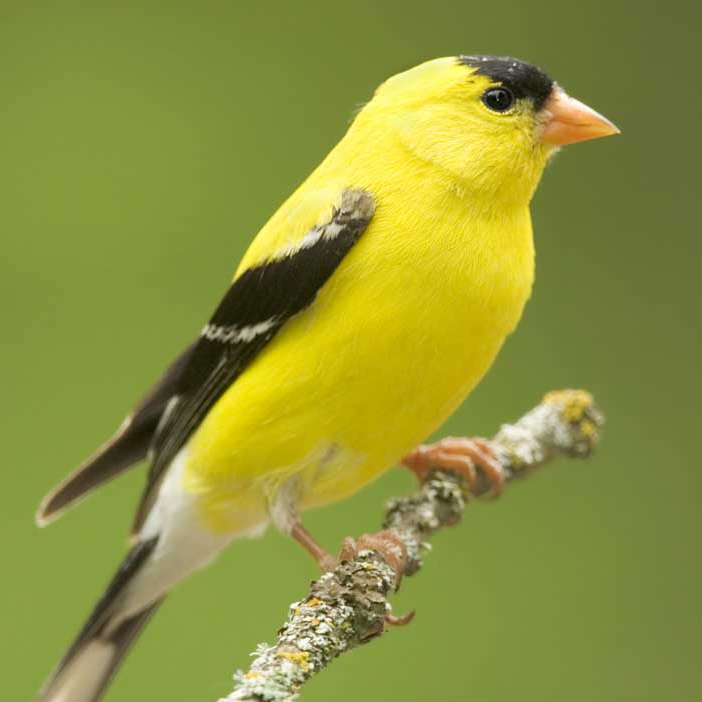
#> input picture image_data/image_GoldFinch.png, 702 x 702 px; the run also reads 1 picture not shown here
$ jupyter execute --allow-errors guide_image_basics_git.ipynb   (older library calls are emulated)
#> lines starting #> are read from the running program, lines starting #| are printed output that depends on the picture; long printed decimals are rounded
This guide was compiled by [Ashkan Abbasi](https://github.com/ashkan-abbasi66).

# A guide to some basic image processing operations in python
<br>
Reading and displaying an image is among the most frequntly used operations. However, since there are various ways for doing them in Python, sometimes it is confusing!. In this guide, I will show you the most common ways. I am sure that this will save your time!. Also, there are other tips that might be useful.
- matplotlib (Read and Display an image)
- PIL (Read and Display an image; Save noisy image;resize;color space)
- CV2 (Read and Display an image)

TOC:<br>
-  [matplotlib](#matplotlib)<br>
-  [CV2](#cv2)<br>
-  [PIL](#pil)<br>

See also, [here](https://www.geeksforgeeks.org/reading-images-in-python/?ref=lbp).

Side Note:
- cv2 is a very relible and stable library. If you want to preserve the actual values of a matrix, use numpy's save and load modules. Otherwise, you need to scale your data if they are not suitable for displaying as an image within the range of [0, 1] or [0, 255]

# matplotlib<a name="matplotlib"></a>
Matplotlib is a plotting library for the Python programming language and its numerical mathematics extension (NumPy).<br> For more information, [here](https://matplotlib.org/users/image_tutorial.html) is a great tutorial.

## Read an image and display it<a name='matplotlib-imread'></a>

Matplotlib plotting can handle float32 and uint8, but image reading/writing for any format other than PNG is limited to uint8 data.<br>
Let's read a PNG image. Notice to the data type and range.

[cell 1]
import matplotlib.pyplot as plt
import matplotlib.image as img


def image_info(I):

    print(type(I))
    print(I.dtype)
    print(I.shape)
    print(I.min(), I.max())

    print('Minimum and Maximum intensity values for each channel:')

    if I.ndim == 2:
        print(I.min(), ", ", I.max())
    elif I.ndim == 3:
        for ch in range(I.shape[2]):
            print(I[:,:,ch].min(), ", ", I[:,:,ch].max())
    else:
        raise Exception("Only 2D and 3D images are supported.")


Ipng = plt.imread('./image_data/image_GoldFinch.png')
#> Ipng is the input picture: shape (702, 702, 3) float32; mean R, G, B 0.554, 0.578, 0.236
image_info(Ipng)
#| <class 'numpy.ndarray'>
#| float32
#| (702, 702, 3)
#| 0.0 1.0
#> the loop in image_info, `for ch in range(I.shape[2]):` made 3 passes
#| 0.0 ,  1.0
#| 0.007843 ,  1.0
#| 0.0 ,  0.9843

[cell 2]
plt.imshow(Ipng)
plt.axis('off')
plt.show()

Now, let's read an image which is not saved in PNG format. Notice to the data type and range.

[cell 3]
Itif = plt.imread('image_data/image_GoldFinch.tif')
image_info(Itif)
#| <class 'numpy.ndarray'>
#| uint8
#| (702, 702, 3)
#| 0 255
#> the loop in image_info (call 2), `for ch in range(I.shape[2]):` made 3 passes
#| 0 ,  255
#| 2 ,  255
#| 0 ,  251

[cell 4]
plt.imshow(Itif)
plt.axis('off')
plt.show()

The above example shows that `matplotlib` reads a `PNG` file into a numpy array of `float32` ([0.0, 1.0]). But it reads a `TIF` file into a numpy array of `uint8` ([0, 255]).

## Save an image<a name='matplotlib-imsave'></a>

[cell 5]
plt.imsave("image_data/Ipng.png", Ipng)

Ipng_file = plt.imread('image_data/Ipng.png')
image_info(Ipng_file)
#| <class 'numpy.ndarray'>
#| float32
#| (702, 702, 4)
#| 0.0 1.0

[cell 6]
plt.imsave("image_data/Itif_saved_as_png.png", Itif)  # because "plt.imsave" cannot save as tif image

Itif_png = plt.imread('image_data/Itif_saved_as_png.png')

print("* Compare Itif and its saved version as a PNG file:")
print("Original image:")
image_info(Itif)
#| <class 'numpy.ndarray'>
#| uint8
#| (702, 702, 3)
#| 0 255
print("-----------------------------------------------")
print("Image which is read from a PNG file:")
image_info(Itif_png)
#| <class 'numpy.ndarray'>
#| float32
#| (702, 702, 4)
#| 0.0 1.0

## Make a grayscale image<a name='matplotlib-gray'></a>

[cell 7]
import numpy as np

def rgb2gray(rgb):

    r, g, b = rgb[:,:,0], rgb[:,:,1], rgb[:,:,2]
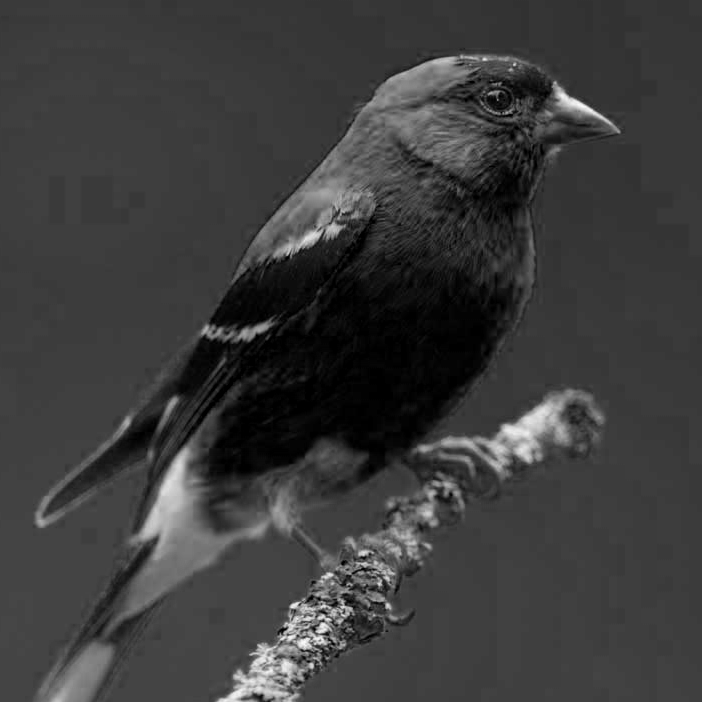
#> b: shape (702, 702) float32; min 0, max 0.984, mean 0.236
    gray = 0.2989 * r + 0.5870 * g + 0.1140 * b

    return gray

[cell 8]
plt.imsave("image_data/Ipng_gray.png", rgb2gray(Ipng))
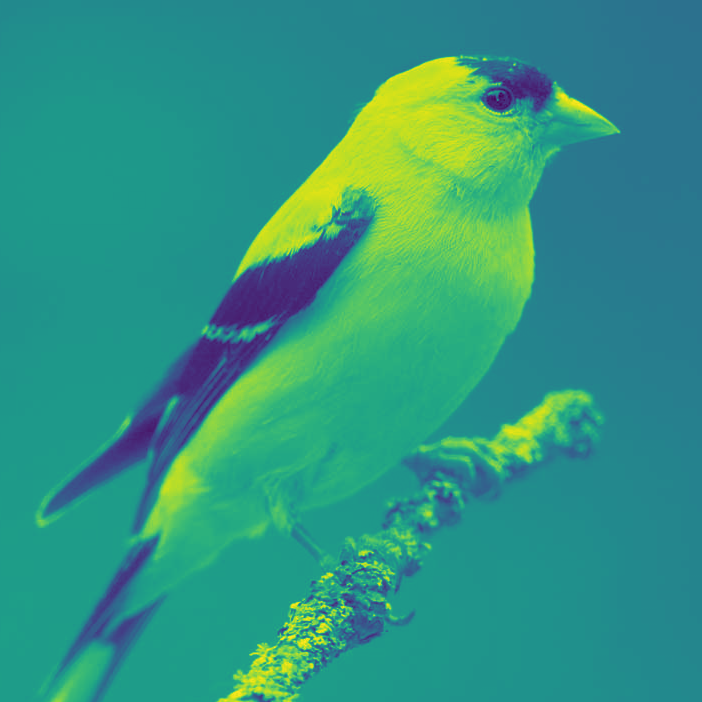
#> saved as Ipng_gray.png: shape (702, 702, 3); mean R, G, B 48.6, 149.4, 129.5

Ipng_gray = plt.imread('image_data/Ipng_gray.png')
image_info(Ipng_gray)
#| <class 'numpy.ndarray'>
#| float32
#| (702, 702, 4)
#| 0.003922 1.0

[cell 9]
plt.imsave("image_data/Ipng_gray_2.png", Ipng_gray[:, :, 0])
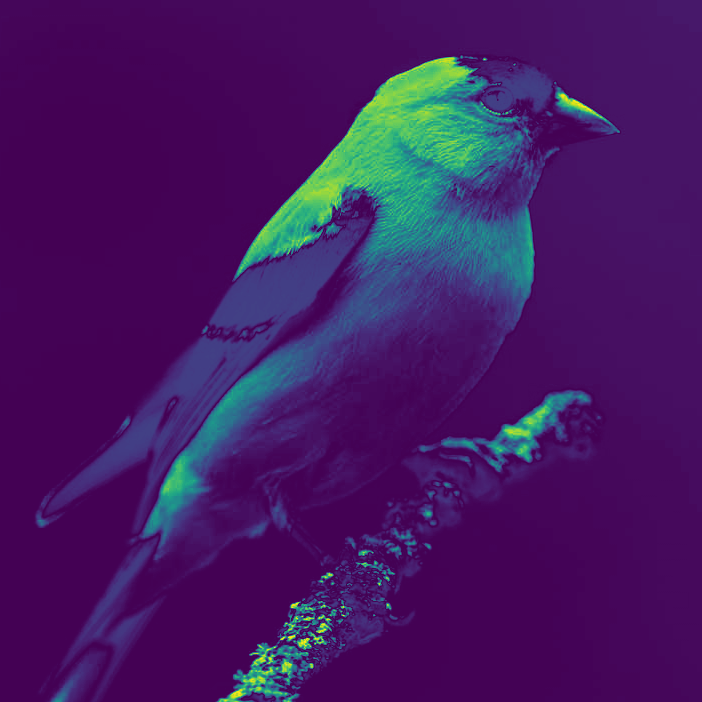
#> saved as Ipng_gray_2.png: shape (702, 702, 3); mean R, G, B 67.9, 25.9, 97.6

Ipng_gray_2 = plt.imread('image_data/Ipng_gray_2.png')
image_info(Ipng_gray_2)
#| <class 'numpy.ndarray'>
#| float32
#| (702, 702, 4)
#| 0.003922 1.0

#> (a cell that did not finish here is left out)

Note: Remember that `plt.imsave` only supports saving in {`png`, `ps`, `pdf`, `svg`} formats, and when it saves as `png`, the range is [0.0, 1.0].

## Padding<a name='matplotlib-padding'></a>

[cell 11]
import numpy as np

left = 10
right = 150
top = 50
bottom = 150

Ip_minimum = np.pad(Ipng, [(top, bottom), (left, right), (0,0)], 'minimum')

Ip_maximum = np.pad(Ipng, [(top, bottom), (left, right), (0,0)], 'maximum')

Ip_const = np.pad(Ipng, [(top, bottom), (left, right), (0,0)], 'constant', constant_values=((0, 0), (0, 0), (0, 0)))
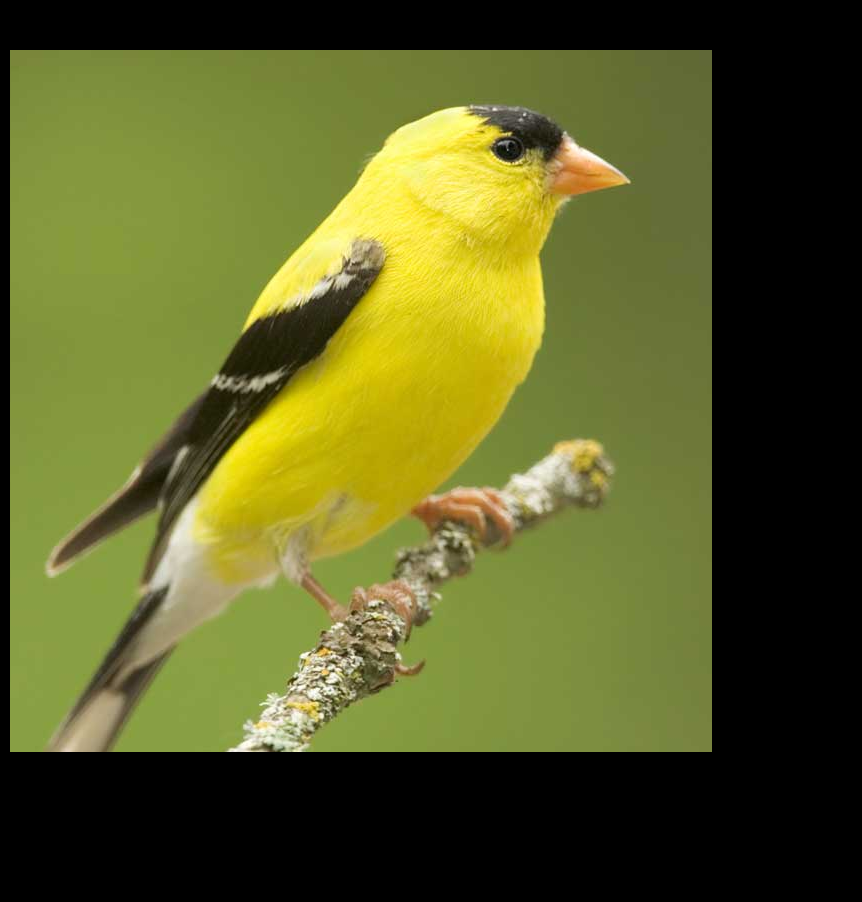
#> Ip_const: shape (902, 862, 3) float32; mean R, G, B 0.351, 0.366, 0.149

Ip_symmetric = np.pad(Ipng, [(top, bottom), (left, right), (0,0)], 'symmetric')

Ip_reflect = np.pad(Ipng, [(top, bottom), (left, right), (0,0)], 'reflect')

Ip_edge = np.pad(Ipng, [(top, bottom), (left, right), (0,0)], 'edge')

Ip_wrap = np.pad(Ipng, [(top, bottom), (left, right), (0,0)], 'wrap')
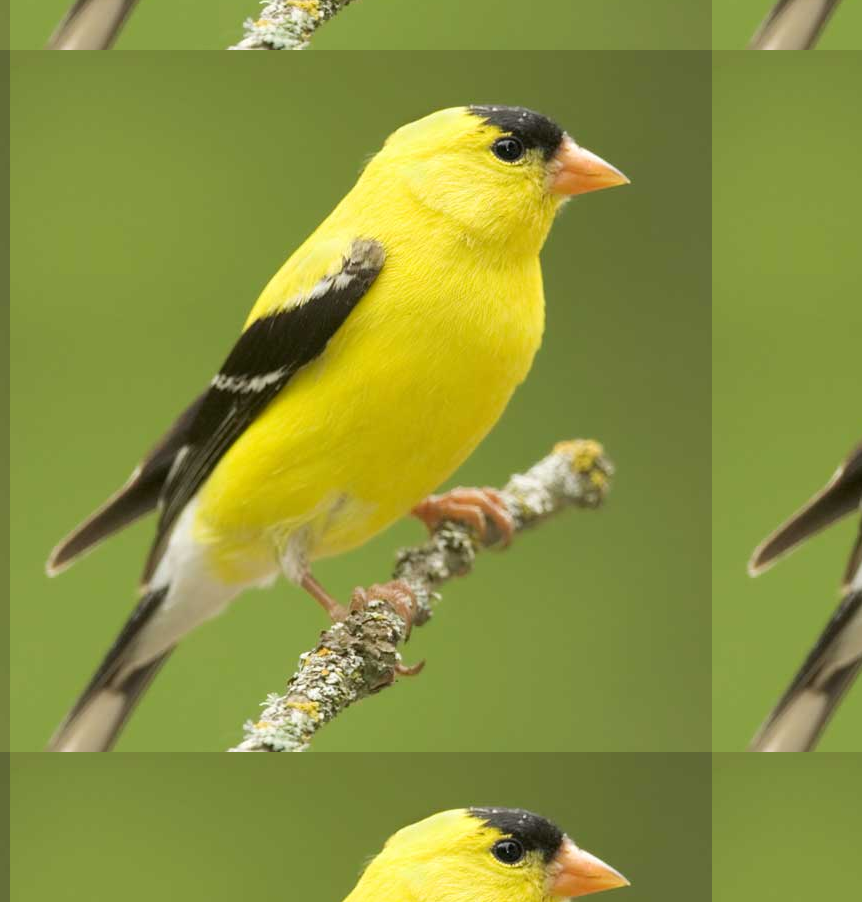
#> Ip_wrap: shape (902, 862, 3) float32; mean R, G, B 0.54, 0.574, 0.243

img_dict = {"Ipng": Ipng,
            "Ip_minimum":Ip_minimum, "Ip_maximum": Ip_maximum, "Ip_const": Ip_const,
            "Ip_symmetric": Ip_symmetric, "Ip_reflect": Ip_reflect, "Ip_edge": Ip_edge,
            "Ip_wrap":Ip_wrap}

fig = plt.figure()

for ii, (key, value) in enumerate(img_dict.items()):
    a = fig.add_subplot(2,4,ii + 1)
    a.set_title(key)
    plt.imshow(value)
    plt.axis('off')
#> this loop made 8 passes
#> key on passes 1 to 8: 'Ipng', 'Ip_minimum', 'Ip_maximum', 'Ip_const', 'Ip_symmetric', 'Ip_reflect', 'Ip_edge', 'Ip_wrap'

plt.show()

# CV2 <a name="cv2"></a>
OpenCV is an open-source library that includes several hundreds of computer vision algorithms. The library is cross-platform and free for both academic and commercial use.

## Read an image and display it<a name='cv2-imread'></a>
Note that the following piece of code will open a window to display the image. Press a key to close it.

[cell 12]
import cv2
import matplotlib.pyplot as plt

fname = 'image_data/image_GoldFinch.png'
I = cv2.imread(fname, cv2.IMREAD_COLOR)

# display an image
cv2.imshow('Input Image', I)
cv2.waitKey(0) # 0: wait indefinitely for a key stroke.
cv2.destroyAllWindows() #  destroys all the windows we created.

[cell 13]
image_info(I)
#| <class 'numpy.ndarray'>
#| uint8
#| (702, 702, 3)
#| 0 255

Unlike, `matplotlib`, image is saved with 3 channels.

**Warning**: By default, OpenCV does not load an image in RGB mode. The color image is loaded in BGR mode.

The following example shows that when an image is loaded by OpenCV, you cannot correctly display it using `matplotlib`. In order to show it correctly, you need to convert it from `BGR` to `RGB`.

[cell 14]
I = cv2.imread(fname, cv2.IMREAD_COLOR)

fig = plt.figure()
a = fig.add_subplot(1,2,1)
a.set_title('Loaded with OpenCV (BGR mode)')
plt.imshow(I)
plt.axis('off')
b = fig.add_subplot(1,2,2)
b.set_title('Converted to RGB')

# [14 lines of commented-out code are left out]
J = cv2.cvtColor(I, cv2.COLOR_BGR2RGB)
# -------------------------------------

plt.imshow(J)
plt.axis('off')

plt.show()
#> figure, not shown here; B, G, R data is drawn as R, G, B

## Make a grayscale image <a name='cv2-bgr2gray'></a>

[cell 15]
Igray = cv2.cvtColor(I, cv2.COLOR_BGR2GRAY)

cv2.imshow('Input Image', Igray)
cv2.waitKey(0) # 0: wait indefinitely for a key stroke.
cv2.destroyAllWindows() #  destroys all the windows we created.

[cell 16]
cv2.imwrite("image_data/Igray.png", Igray)

Igray_file = cv2.imread("image_data/Igray.png")
#> Igray_file: shape (702, 702, 3); min 1, max 254, mean 135.6
image_info(Igray_file)
#| <class 'numpy.ndarray'>
#| uint8
#| (702, 702, 3)
#| 1 254

Notice that this grayscale image has three identical channels. But this is a grayscale image. In fact, `cv2.imread` always loads an image with three channels, unless you set `cv2.IMREAD_GRAYSCALE` [[Ref]](https://stackoverflow.com/questions/18870603/in-opencv-python-why-am-i-getting-3-channel-images-from-a-grayscale-image).

[cell 17]
Igray_file = cv2.imread("image_data/Igray.png", cv2.IMREAD_GRAYSCALE)
image_info(Igray_file)
#| <class 'numpy.ndarray'>
#| uint8
#| (702, 702)
#| 1 254
#| 1 ,  254

## Resize an image <a name='cv2-resize'></a>

[cell 18]
I.shape
#> Out = (702, 702, 3)

[cell 19]
Ix2 = cv2.resize(I, dsize=(1404, 1404), interpolation=cv2.INTER_LINEAR)

print(Ix2.shape)
#| (1404, 1404, 3)
print(Ix2.dtype)
#| uint8

Now, let's resize a numpy array using `cv2`'s `resize` function:

[cell 20]
a = np.ones((5, 5), dtype=np.int32)
print(a)

#> (a cell that did not finish here is left out)

OpenCV can ONLY work with float or unsigned integer. Therefore, we need to explicitly change the input's data type.

[cell 22]
ax2 = cv2.resize(a.astype(np.uint8), dsize=(7, 7), interpolation=cv2.INTER_LINEAR)
print(ax2)

[cell 23]
ax2 = cv2.resize(a.astype(np.float32), dsize=(7, 7), interpolation=cv2.INTER_LINEAR)
print(ax2)

# PIL (Python Imaging Library)<a name="pil"></a>
PIL is a free library for the Python programming language that adds support for opening, manipulating, and saving many different image file formats. It is available for Windows, Mac OS X and Linux.

## Read an image and display it<a name='pil-imread'></a>
The following piece of code opens the image in your system's default image viewer.

[cell 24]
from PIL import Image
fname = 'image_data/image_GoldFinch.png'
I = Image.open(fname) #.convert('L') can be used to convert an rgb image to gray-scale

I.show()

print('Minimum and Maximum intensity values for each channel:',I.getextrema())
#| Minimum and Maximum intensity values for each channel: ((0, 255), (2, 255), (0, 251))

Let's get some information about the image

[cell 25]
print(I.mode) # returns 'RGB' or 'L' for color image and gray-scale image, respectively.
#| RGB
print(I.info) # returns a dictionary containing various information about the image.
#| {'dpi': (71.9836, 71.9836)}

You can get channels in a tuble. Also, you can access each channel directly using `split()`.

[cell 26]
bands_tuple = I.getbands()
#> bands_tuple = ('R', 'G', 'B')
print(bands_tuple)
#| ('R', 'G', 'B')
print(len(bands_tuple))
#| 3

R,G,B = I.split()
print(I.getpixel((0,0)))
#| (121, 135, 58)
print(R.getpixel((0,0)))
#| 121
print(G.getpixel((0,0)))
#| 135
print(B.getpixel((0,0)))
#| 58

## Create a noisy image and save it <a name='pil-noise-save'></a>

[cell 27]
# Convert it to a numpy array
import numpy as np
arr = np.asarray(I)
width,height,channels = arr.shape # Returns width, height and number of channels
#> width = 702; height = 702; channels = 3

sigma = 20
noise = 20*np.random.randn(width,height,channels) # $$~N(0,\sigma^2 = 20)$$
arr=arr+noise
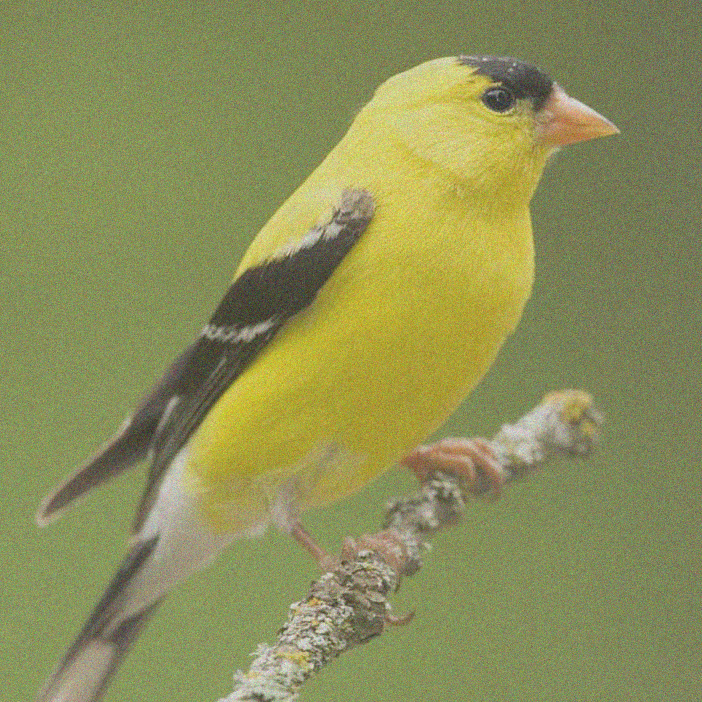
#> arr: shape (702, 702, 3) float64; mean R, G, B 141.3, 147.4, 60.1; drawn with min black and max white

# -----------------------------------
# Scale the image

# import utils
# arr_scaled = utils.imadjust(arr,arr.min(),arr.max(),0,255)

# Alternatively:
arr_scaled = np.clip(arr,0,255)
# -----------------------------------

# save the image
#   1. Convert numpy array's data type to UINT8
#   2. Apply Image.fromarray to make a PIL image
#   3. Use save method
In=Image.fromarray(np.uint8(arr_scaled))
In.save('image_data/image_GoldFinch_noisy.png')

In.show()

## Make an image grayscale and save it <a name='pil-grayscale'></a>

[cell 28]
from PIL import ImageOps

In_gray = ImageOps.grayscale(In)
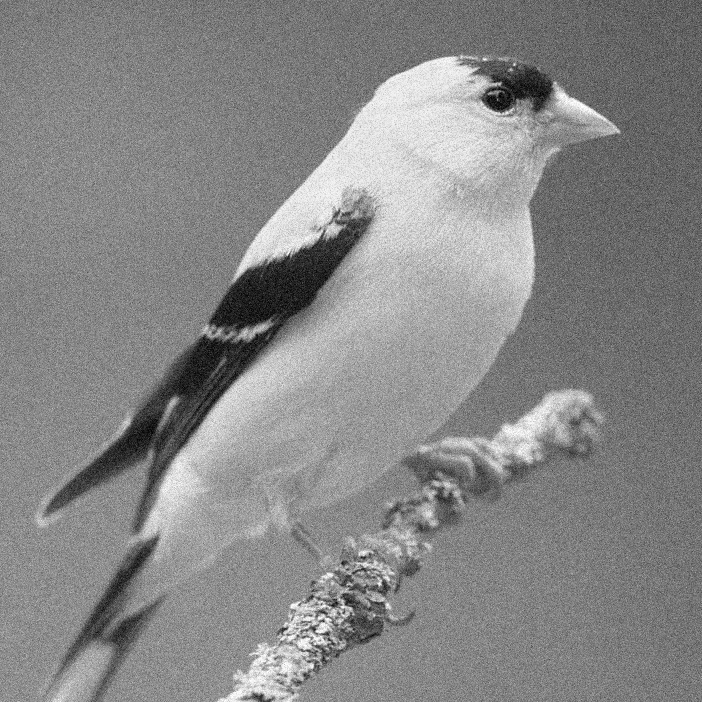
#> In_gray: PIL image 702x702 L; min 0, max 255, mean 135.1
In_gray.save('image_data/image_GoldFinch_noisy_gray.png')

In_gray.show()

print('Minimum and Maximum intensity values for each channel:',In_gray.getextrema())
#| Minimum and Maximum intensity values for each channel: (0, 255)

## Resize an image <a name='pil-resize'></a>

[cell 29]
width2 = 250
height2 = 250
I2 = I.resize((width2, height2),Image.ANTIALIAS)

I2.show()

## Color space <a name='pil-colorSpace'></a>

[cell 30]
r,g,b = I.split()

r.show()

Iycc = I.convert('YCbCr')
#> Iycc: PIL image 702x702 YCbCr; mean of channels 0, 1, 2 135.2, 85.1, 131.5
luminance,_,_ = Iycc.split()

luminance.show()
